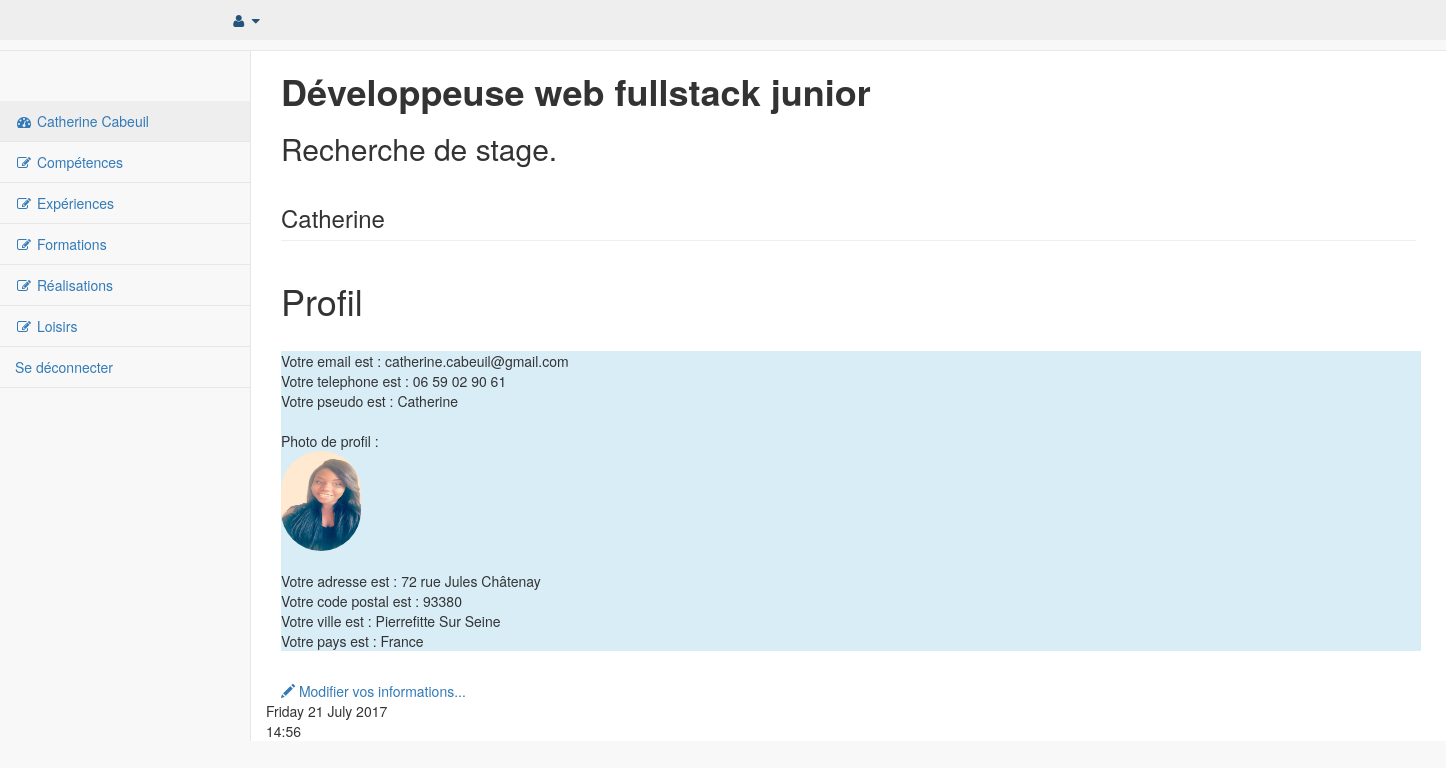
/admin/pages/index.php (signed in), run on the app's committed database.
### tables this page shows
CREATE TABLE `t_utilisateurs` (
  `id_utilisateur` int(11) NOT NULL COMMENT 'identifiant utilisateur',
  `prenom` varchar(25) NOT NULL,
  `nom` varchar(25) NOT NULL,
  `email` varchar(50) NOT NULL,
  `telephone` varchar(20) NOT NULL,
  `mdp` varchar(50) NOT NULL,
  `pseudo` varchar(25) NOT NULL,
  `avatar` varchar(20) NOT NULL,
  `age` smallint(2) NOT NULL,
  `date_naissance` date NOT NULL,
  `sexe` enum('Femme','Homme','','') NOT NULL,
  `etat_civil` enum('M.','Mme','','') NOT NULL,
  `statut_marital` varchar(13) NOT NULL,
  `adresse` text NOT NULL,
  `code_postal` varchar(5) NOT NULL,
  `ville` varchar(25) NOT NULL,
  `pays` varchar(25) NOT NULL
);

CREATE TABLE `t_titres_cv` (
  `id_titre_cv` int(11) NOT NULL,
  `titre_cv` text NOT NULL,
  `accroche` text NOT NULL,
  `logo` varchar(25) NOT NULL,
  `utilisateur_id` int(11) NOT NULL
);

### admin/pages/index.php (the view, shortened to what this page needs)
<?php require '../../connexion/connexion.php';
include '../inc/nav.inc.php';
 ?>
        <div id="page-wrapper">
            <div class="row">
                <div class="col-lg-12">
                    <?php
                    $sql = $pdoCV->query("SELECT * FROM t_titres_cv WHERE utilisateur_id='$id_utilisateur' ");
                    $ligne_titre = $sql->fetch();
                    ?>
                    <h1><strong><?= $ligne_titre['titre_cv']?></strong></h1>
                    <h2><?= $ligne_titre['accroche']?></h2>
                    <h3 class="page-header"><?= $ligne_utilisateur['pseudo'] ?></h3>
                </div>
            </div>
            <div class="row">
                <section id="profil" class="intro-section">
       <div class="container">
           <div class="row">
               <div class="col-lg-12">
                   <h1>Profil</h1>
           <?php
           $sql = $pdoCV->query("SELECT * FROM t_utilisateurs WHERE id_utilisateur = '$id_utilisateur'");
           $utilisateur = $sql->fetch();
           ?><br>
                       <p class="bg-info">Votre email est : <?=$utilisateur['email']?><br>
                       Votre telephone est : <?=$utilisateur['telephone']?><br>
                       Votre pseudo est : <?=$utilisateur['pseudo']?><br><br>
                        Photo de profil :<br>
                       <img src="../img/<?=$utilisateur['avatar']?>" width="80px" height="100px" style="border-radius:50px;" ></img><br><br>
                       Votre adresse est : <?=$utilisateur['adresse']?><br>
                       Votre code postal est : <?=$utilisateur['code_postal']?><br>
                       Votre ville est : <?=$utilisateur['ville']?><br>
                       Votre pays est : <?=$utilisateur['pays']?></p><br>
                       <a href="modif_profil.php?
                       id_utilisateur=<?= $utilisateur['id_utilisateur']?>"><span class="glyphicon glyphicon-pencil" ></span> Modifier vos informations...</a>
   </section>
            <?php
            $heure = date("H:i");
            echo strftime("%A %d %B %Y");
            echo "<br>".$heure;
            ?>
        </div>
    </div>
</body>
</html>

### admin/inc/nav.inc.php (shortened to what this page needs)
<?php
if (isset($_SESSION['connexion']) && $_SESSION['connexion'] == 'connecté') {
    $id_utilisateur=$_SESSION['id_utilisateur'];
}
else {
    header('location:authentification.php');
}
$sql = $pdoCV->query("SELECT * FROM t_utilisateurs WHERE id_utilisateur='$id_utilisateur' ");
$ligne_utilisateur = $sql->fetch();
?>
<!DOCTYPE html>
<html lang="fr">
<head>
    <link href="../vendor/bootstrap/css/bootstrap.min.css" rel="stylesheet">
    <link href="../vendor/metisMenu/metisMenu.min.css" rel="stylesheet">
    <link href="../dist/css/sb-admin-2.css" rel="stylesheet">
    <link href="../vendor/morrisjs/morris.css" rel="stylesheet">
    <link href="../vendor/font-awesome/css/font-awesome.min.css" rel="stylesheet" type="text/css">
    <link rel="stylesheet" href="../css/monstyle.css">
</head>
<body>
    <div id="wrapper">
        <nav class="navbar navbar-default navbar-static-top" role="navigation" style="margin-bottom: 0">
            <div class="navbar-header">
                <a class="navbar-brand" href="index.php">Admin <?= $ligne_utilisateur['prenom'].' '.$ligne_utilisateur['nom']; ?></a>
            </div>
            <ul class="nav">
                <li class="dropdown">
                    <a class="dropdown-toggle" data-toggle="dropdown" href="#">
                        <i class="fa fa-user fa-fw"></i> <i class="fa fa-caret-down"></i>
                    </a>
                </li>
            </ul>
            <div class="navbar-default sidebar" role="navigation">
                <div class="sidebar-nav navbar-collapse">
                    <ul class="nav" id="side-menu">
                        <li>
                            <a href="index.php"><i class="fa fa-dashboard fa-fw"></i> <?= $ligne_utilisateur['prenom'].' '.$ligne_utilisateur['nom']; ?></a>
                        </li>
                        <li>
                            <a href="competences.php"><i class="fa fa-edit fa-fw"></i> Compétences</a>
                        </li>
                        <li>
                            <a href="experiences.php"><i class="fa fa-edit fa-fw"></i> Expériences</a>
                        </li>
                        <li>
                            <a href="formations.php"><i class="fa fa-edit fa-fw"></i> Formations</a>
                        </li>
                        <li>
                            <a href="realisations.php"><i class="fa fa-edit fa-fw"></i> Réalisations</a>
                        </li>
                        <li>
                            <a href="loisirs.php"><i class="fa fa-edit fa-fw"></i> Loisirs</a>
                        </li>
                                <li>
                                    <a href="../pages/index.php?quitter=oui">Se déconnecter</a>
                                </li>
                            </ul>
                </div>
            </div>
        </nav>

### data on the page
t_utilisateurs: prenom "Catherine", nom "Cabeuil", pseudo "Catherine", email "catherine.cabeuil@gmail.com", telephone "06 59 02 90 61", avatar (picture), adresse "72 rue Jules Châtenay", code_postal "93380", ville "Pierrefitte Sur Seine", pays "France"
t_titres_cv: titre_cv "Développeuse web fullstack junior", accroche "Recherche de stage."

### other printed values
strftime("%A %d %B %Y") "Friday 21 July 2017"
